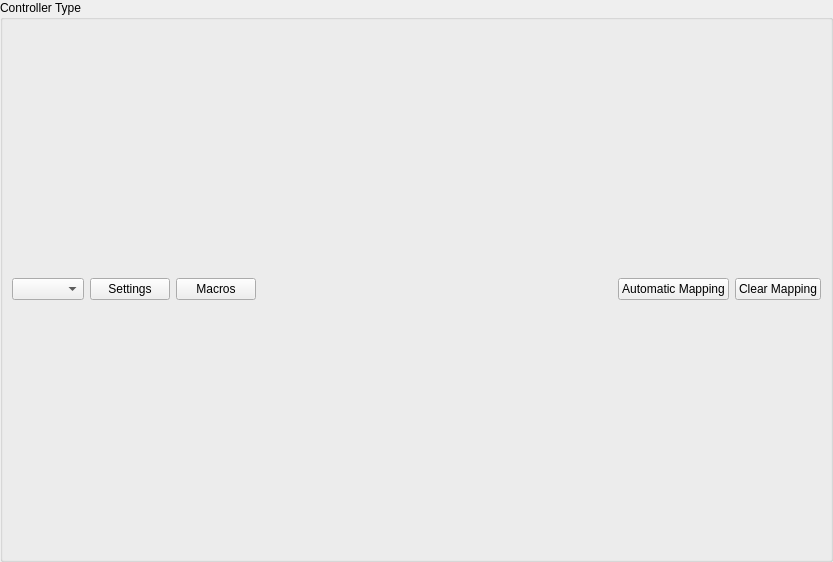
<?xml version="1.0" encoding="UTF-8"?>
<ui version="4.0">
 <class>ControllerBindingWidget</class>
 <widget class="QWidget" name="ControllerBindingWidget">
  <property name="geometry">
   <rect>
    <x>0</x>
    <y>0</y>
    <width>833</width>
    <height>562</height>
   </rect>
  </property>
  <property name="windowTitle">
   <string>Form</string>
  </property>
  <layout class="QVBoxLayout" name="verticalLayout" stretch="0">
   <property name="leftMargin">
    <number>0</number>
   </property>
   <property name="topMargin">
    <number>0</number>
   </property>
   <property name="rightMargin">
    <number>0</number>
   </property>
   <property name="bottomMargin">
    <number>0</number>
   </property>
   <item>
    <widget class="QGroupBox" name="groupBox">
     <property name="title">
      <string>Controller Type</string>
     </property>
     <layout class="QHBoxLayout" name="horizontalLayout_3">
      <item>
       <layout class="QHBoxLayout" name="horizontalLayout">
        <item>
         <widget class="QComboBox" name="controllerType"/>
        </item>
        <item>
         <widget class="QPushButton" name="settings">
          <property name="text">
           <string>Settings</string>
          </property>
          <property name="icon">
           <iconset theme="checkbox-multiple-blank-line"/>
          </property>
         </widget>
        </item>
        <item>
         <widget class="QPushButton" name="macros">
          <property name="text">
           <string>Macros</string>
          </property>
          <property name="icon">
           <iconset theme="flashlight-line"/>
          </property>
         </widget>
        </item>
       </layout>
      </item>
      <item>
       <spacer name="horizontalSpacer">
        <property name="orientation">
         <enum>Qt::Horizontal</enum>
        </property>
        <property name="sizeHint" stdset="0">
         <size>
          <width>460</width>
          <height>20</height>
         </size>
        </property>
       </spacer>
      </item>
      <item>
       <layout class="QHBoxLayout" name="horizontalLayout_2">
        <item>
         <widget class="QPushButton" name="automaticBinding">
          <property name="text">
           <string>Automatic Mapping</string>
          </property>
          <property name="icon">
           <iconset theme="gamepad-line">
            <normaloff>.</normaloff>.</iconset>
          </property>
         </widget>
        </item>
        <item>
         <widget class="QPushButton" name="clearBindings">
          <property name="text">
           <string>Clear Mapping</string>
          </property>
          <property name="icon">
           <iconset theme="file-reduce-line">
            <normaloff>.</normaloff>.</iconset>
          </property>
         </widget>
        </item>
       </layout>
      </item>
     </layout>
    </widget>
   </item>
  </layout>
 </widget>
 <resources>
  <include location="../resources/resources.qrc"/>
 </resources>
 <connections/>
</ui>
